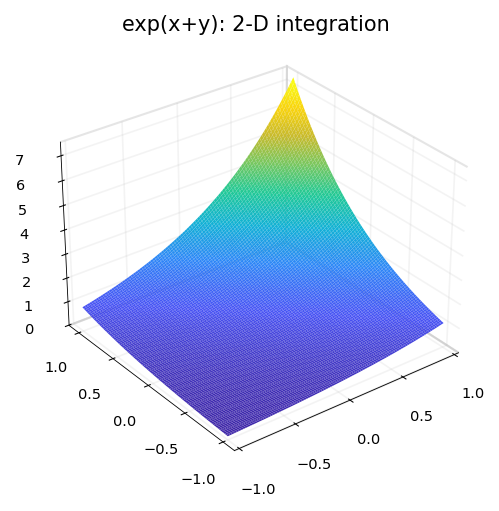

Write the Python code that produced this figure.
"""2D integration with Chebfun2.

Demonstrates computing double integrals and partial integrals
(marginals) using Chebfun2.

Credit: Inspired by Chebfun2 approx2/Integration.m.
Original MATLAB Chebfun: Copyright 2017 by The University of Oxford and
The Chebfun Developers. See https://www.chebfun.org/ for Chebfun information.
"""
import os

os.environ.setdefault("XLA_PYTHON_CLIENT_PREALLOCATE", "false")

import matplotlib

matplotlib.use("Agg")
import os
import sys

import jax.numpy as jnp
import matplotlib.pyplot as plt

sys.path.insert(0, os.path.join(os.path.dirname(__file__), '..', '..', 'src'))

import chebfunjax as cj
from chebfunjax.plotting import chebfun_style

chebfun_style()

from chebfunjax.plotting import contour, surf


def run():
    print("=" * 60)
    print("2D integration with Chebfun2")
    print("=" * 60)

    # --- Integral of exp(x+y) over [-1,1]^2 = (e - 1/e)^2 ----------
    f1 = cj.chebfun2(lambda x, y: jnp.exp(x + y))
    integral1 = float(f1.sum2())
    exact1 = float((jnp.exp(jnp.array(1.0)) - jnp.exp(jnp.array(-1.0)))**2)
    print("\nIntegral of exp(x+y) over [-1,1]^2:")
    print(f"  Computed: {integral1:.15f}")
    print(f"  Exact (e-1/e)^2: {exact1:.15f}")
    print(f"  Error: {abs(integral1 - exact1):.2e}")
    assert abs(integral1 - exact1) < 1e-10

    # --- Integral of x^2 + y^2 over [-1,1]^2 = 8/3 ------------------
    f2 = cj.chebfun2(lambda x, y: x**2 + y**2)
    integral2 = float(f2.sum2())
    exact2 = 8.0 / 3.0  # = 2*(int x^2 dx from -1 to 1)*2 = 2*2/3*2
    print("\nIntegral of x^2+y^2 over [-1,1]^2:")
    print(f"  Computed: {integral2:.15f}")
    print(f"  Exact: 8/3 = {exact2:.15f}")
    assert abs(integral2 - exact2) < 1e-13

    # --- Integral of sin(pi*x)*sin(pi*y) over [-1,1]^2 = 0 ----------
    pi = float(jnp.pi)
    f3 = cj.chebfun2(lambda x, y: jnp.sin(pi*x) * jnp.sin(pi*y))
    integral3 = float(f3.sum2())
    print("\nIntegral of sin(pi*x)*sin(pi*y) over [-1,1]^2:")
    print(f"  Computed: {integral3:.2e}  (exact: 0)")
    assert abs(integral3) < 1e-13

    # --- Custom domain: integral of 1 over [0,1]^2 = 1 --------------
    f4 = cj.chebfun2(lambda x, y: jnp.ones_like(x) + jnp.zeros_like(y),
                     domain=[0.0, 1.0, 0.0, 1.0])
    integral4 = float(f4.sum2())
    print("\nIntegral of 1 over [0,1]^2:")
    print(f"  Computed: {integral4:.15f}  (exact: 1.0)")
    assert abs(integral4 - 1.0) < 1e-13

    # --- Plots -------------------------------------------------------
    _here = os.path.dirname(os.path.abspath(__file__))
    fig, ax = surf(f1, title="exp(x+y): 2-D integration")
    fig.savefig(os.path.join(_here, "integration_2d.png"),
                dpi=150, bbox_inches="tight")
    plt.close(fig)
    fig2, ax2 = contour(f3, title="sin(πx)·sin(πy)")
    fig2.savefig(os.path.join(_here, "integration_2d_contour.png"),
                 dpi=150, bbox_inches="tight")
    plt.close(fig2)

    print("\nAll assertions passed.")
    return True

if __name__ == "__main__":
    run()
